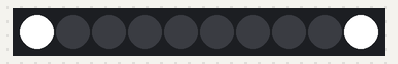
Simulated run of this sketch. Board: Arduino Uno, built with avr-gcc and run on an emulated ATmega328P. On the bench: 10 RGB LEDs in strip order, left to right.

Above: at 0.05 s.
At 0.46 s:
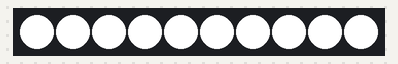
At 1.52 s:
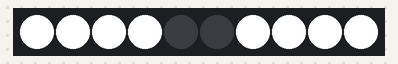

The sketch:

LED_Patterns.ino
```cpp
/*
 * Patterns for the Adafruit LED Pixels
 * by Syed Sakib
 * Version 1.0
 * 9/22/2012
 */

#include "SPI.h"
#include "Adafruit_WS2801.h"

int dataPin = 2; // Yellow wire.
int clockPin = 3; // Green wire.
const int numPixels = 10; // Number of LED pixels.
const uint32_t white = Color(255, 255, 255);
const uint32_t off = Color(0, 0, 0);

// First parameter is the number of pixels. (Pixel = 1 whole LED, not RGB)
Adafruit_WS2801 strip = Adafruit_WS2801(numPixels, dataPin, clockPin);

void setup() {
  strip.begin();
  strip.show(); // This updates the LED and shows the colors. They all start as 'off'.
}

void loop() {
  /*
   * This is the value that determines pattern behavior.
   * Should replace '0' and retrieve data from pin on other Arduino.
   */
  int pinValue = 0;

  switch(pinValue) {
    case 0: // Forward pattern?
      patternForward();
      break;
    case 1: // Backward pattern?
      patternBackward();
      break;
    case 2: // Left turn pattern?
      patternLeft();
      break;
    case 3: // Right turn pattern?
      patternRight();
      break;
    case 4: // Pick up ball pattern?
      // Code
      break;
    case 5: // Drop ball pattern?
      // Code
      break;
    default: // Stationary pattern should go here.
      // Code
      break;
  }
}

/***********************
 * Basic LED Functions *
 ***********************/
/* ~Useful Information~
 * strip.setPixelColor(int i, Color c) -- i = index of LED, c = Color object as RGB
 * It updates the designated LED pixel with a color in memory. Does not show.
 *
 * strip.show()
 * Shows the color stored in the pixel. Use to actually update the colors physically.
 *
 * delay(int m) -- m = Number of milliseconds. (1000 milliseconds = 1 second)
 * Adds a delay to the program. Use to keep colors from changing for some time.
 *
 * The index at '0' and '(numPixels - 1)' is the back of the LEDs. Daisy chain should hang from front of robot.
 * Wiring -- Red is 5V. Blue is Ground (GND). Yellow is Data (Digital pin). Green is Clock (Digital pin).
 */

// Forward sweeps.
void patternForward() {
 for(int index = 0; index < (numPixels / 2); index++) {
   strip.setPixelColor(index, white);
   strip.setPixelColor((numPixels - 1) - index, white);
   strip.show();
   delay(100);
 }

 for(int index = 0; index < (numPixels / 2); index++) {
   strip.setPixelColor(index, off);
   strip.setPixelColor((numPixels - 1) - index, off);
   strip.show();
   delay(75);
 }

 for(int index = 0; index < (numPixels / 2); index++) {
   strip.setPixelColor(index, white);
   strip.setPixelColor((numPixels - 1) - index, white);
   strip.show();
   delay(25);
   strip.setPixelColor(index, off);
   strip.setPixelColor((numPixels - 1) - index, off);
   strip.show();
   delay(25);
 }
}

// Backward sweeps.
void patternBackward() {
  for(int index = (numPixels / 2) - 1; index >= 0; index--) {
   strip.setPixelColor(index, white);
   strip.setPixelColor((numPixels - 1) - index, white);
   strip.show();
   delay(100);
 }

 for(int index = (numPixels / 2) - 1; index >= 0; index--) {
   strip.setPixelColor(index, off);
   strip.setPixelColor((numPixels - 1) - index, off);
   strip.show();
   delay(75);
 }

 for(int index = (numPixels / 2) - 1; index >= 0; index--) {
   strip.setPixelColor(index, white);
   strip.setPixelColor((numPixels - 1) - index, white);
   strip.show();
   delay(25);
   strip.setPixelColor(index, off);
   strip.setPixelColor((numPixels - 1) - index, off);
   strip.show();
   delay(25);
 }
}

// Counter-Clockwise sweeps.
void patternLeft() {
  for(int index = 0; index < (numPixels / 2); index++) {
   strip.setPixelColor(((numPixels / 2) - 1) - index, white);
   strip.setPixelColor((numPixels - 1) - index, white);
   strip.show();
   delay(100);
 }

 for(int index = 0; index < (numPixels / 2); index++) {
   strip.setPixelColor(((numPixels / 2) - 1) - index, off);
   strip.setPixelColor((numPixels - 1) - index, off);
   strip.show();
   delay(75);
 }

 for(int index = 0; index < (numPixels / 2); index++) {
   strip.setPixelColor(((numPixels / 2) - 1) - index, white);
   strip.setPixelColor((numPixels - 1) - index, white);
   strip.show();
   delay(25);
   strip.setPixelColor(((numPixels / 2) - 1) - index, off);
   strip.setPixelColor((numPixels - 1) - index, off);
   strip.show();
   delay(25);
 }
}

// Clockwise sweeps.
void patternRight() {
  for(int index = 0; index < (numPixels / 2); index++) {
   strip.setPixelColor(index, white);
   strip.setPixelColor((numPixels / 2) + index, white);
   strip.show();
   delay(100);
 }

 for(int index = 0; index < (numPixels / 2); index++) {
   strip.setPixelColor(index, off);
   strip.setPixelColor((numPixels / 2) + index, off);
   strip.show();
   delay(75);
 }

 for(int index = 0; index < (numPixels / 2); index++) {
   strip.setPixelColor(index, white);
   strip.setPixelColor((numPixels / 2) + index, white);
   strip.show();
   delay(25);
   strip.setPixelColor(index, off);
   strip.setPixelColor((numPixels / 2) + index, off);
   strip.show();
   delay(25);
 }
}

// Create a 24 bit color value from R,G,B. (Copied from example code. Absolutely helpful.)
uint32_t Color(byte r, byte g, byte b) {
 uint32_t c;
 c = r;
 c <<= 8;
 c |= g;
 c <<= 8;
 c |= b;
 return c;
}
```

Measured:
- by itself, everything shown: repeats every 1.2 s, in 10 steps
